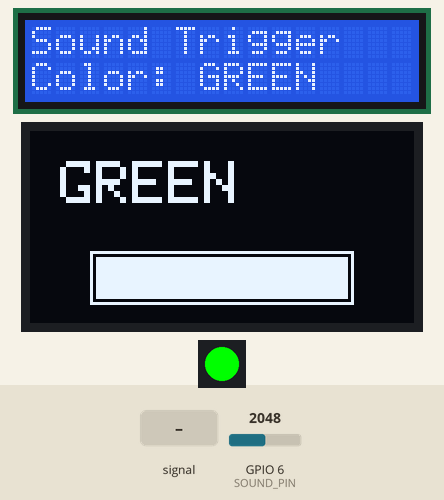
Bench run of a sketch on a simulated ESP32-S3. Parts: 16×2 character LCD, 128×64 one-colour display, 1 RGB LEDs in strip order, left to right. The test bench sets the inputs (shaded band); at power-on: GPIO 6 (SOUND_PIN) = 2048. WiFi joins after 1.5 s; servers stay silent unless stated; what the sketch prints to the serial monitor is not drawn.

Above: at 1.8 s.
At 2.8 s:
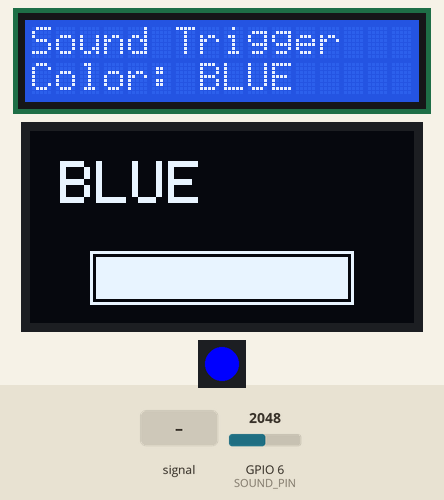
2.9 s: GPIO 6 (SOUND_PIN) set to 1760
4.4 s: GPIO 6 (SOUND_PIN) fed a 200 Hz sine of ±327 counts around its level
At 5.0 s:
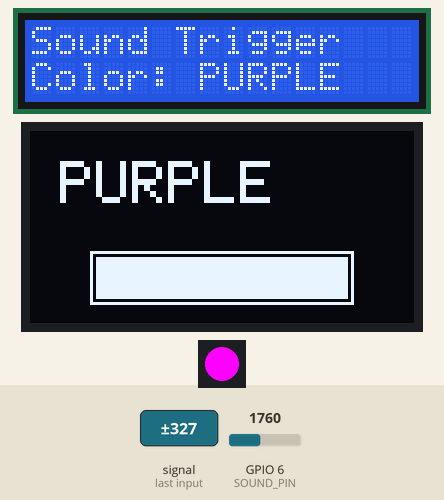
Timing chart, 0 to 4.8 s (numbered marks = the images above; inputs shaded):
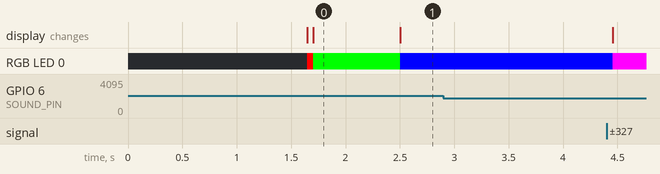

The sketch:

esps3+Sound_sensor+OLED.ino
```cpp
#include <WiFi.h>
#include <ArduinoOTA.h>
#include <Wire.h>
#include <LiquidCrystal_I2C.h>
#include <Adafruit_GFX.h>
#include <Adafruit_SSD1306.h>
#include <Adafruit_NeoPixel.h>

/* ================== PIN DEFINITIONS ================== */
#define SDA_PIN     8
#define SCL_PIN     9
#define SOUND_PIN   6      // 🎤 Sound sensor analog pin
#define LED_PIN     48     // RGB LED (ESP32-S3)

/* ================== RGB LED ================== */
#define LED_COUNT 1
Adafruit_NeoPixel led(LED_COUNT, LED_PIN, NEO_GRB + NEO_KHZ800);

/* ================== LCD ================== */
LiquidCrystal_I2C lcd(0x27, 16, 2);

/* ================== OLED ================== */
#define SCREEN_WIDTH 128
#define SCREEN_HEIGHT 64
Adafruit_SSD1306 oled(SCREEN_WIDTH, SCREEN_HEIGHT, &Wire, -1);

/* ================== WIFI ================== */
const char* ssid = "Excitel_HARSHIT_2.4G";
const char* password = "dinesh480tak";

/* ================== VARIABLES ================== */
int soundThreshold = 1800;     // clap sensitivity (adjust if needed)
int currentColor = 0;
unsigned long lastClapTime = 0;

/* ================== COLORS ================== */
const char* colorNames[] = {"RED", "GREEN", "BLUE", "PURPLE"};
uint32_t colors[] = {
  led.Color(255, 0, 0),
  led.Color(0, 255, 0),
  led.Color(0, 0, 255),
  led.Color(255, 0, 255)
};

/* ================== FUNCTION PROTOTYPE ================== */
void updateDisplays();

/* ================== SETUP ================== */
void setup() {
  Serial.begin(115200);

  /* I2C */
  Wire.begin(SDA_PIN, SCL_PIN);

  /* LCD INIT */
  lcd.init();
  lcd.backlight();

  /* OLED INIT (FIXED ORIENTATION) */
  oled.begin(SSD1306_SWITCHCAPVCC, 0x3D);
  oled.setRotation(2);          // 🔥 OLED ULTA ISSUE FIX
  oled.clearDisplay();

  /* RGB INIT */
  led.begin();
  led.clear();
  led.show();

  /* WIFI */
  WiFi.mode(WIFI_STA);
  WiFi.setSleep(false);
  WiFi.begin(ssid, password);
  while (WiFi.status() != WL_CONNECTED) {
    delay(300);
  }

  /* OTA */
  ArduinoOTA.setHostname("ESP32-S3");
  ArduinoOTA.begin();

  updateDisplays();
}

/* ================== LOOP ================== */
void loop() {
  ArduinoOTA.handle();   // 🔥 OTA NEVER REMOVE

  int soundValue = analogRead(SOUND_PIN);
  Serial.println(soundValue);

  // Clap detect (debounced)
  if (soundValue > soundThreshold && millis() - lastClapTime > 800) {
    lastClapTime = millis();
    currentColor = (currentColor + 1) % 4;
    updateDisplays();
  }
}

/* ================== DISPLAY + LED UPDATE ================== */
void updateDisplays() {
  /* RGB LED */
  led.clear();
  led.setPixelColor(0, colors[currentColor]);
  led.show();

  /* LCD (NORMAL TEXT) */
  lcd.clear();
  lcd.setCursor(0, 0);
  lcd.print("Sound Trigger");
  lcd.setCursor(0, 1);
  lcd.print("Color: ");
  lcd.print(colorNames[currentColor]);

  /* OLED (BIG TEXT + BOX) */
  oled.clearDisplay();
  oled.setTextSize(2);
  oled.setTextColor(SSD1306_WHITE);
  oled.setCursor(10, 10);
  oled.println(colorNames[currentColor]);

  oled.drawRect(20, 40, 88, 18, SSD1306_WHITE);
  oled.fillRect(22, 42, 84, 14, SSD1306_WHITE);

  oled.display();
}
```

Measured:
- after the input at 4.4 s, RGB LED 0: RGB(0, 0, 255) → RGB(255, 0, 255) after 0.05 s
- what the display in image 0 shows lasts 0.8 s, from 1.7 s to 2.5 s
